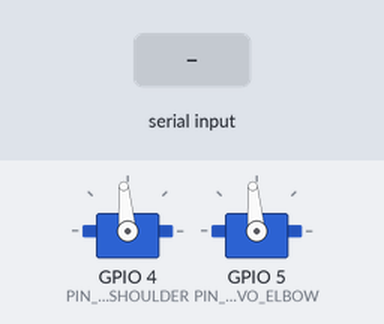
Bench run of a program on a simulated ESP32-S3. Parts: 2 × servo. The inputs (shaded band) are chosen by the test bench. Servo pulses on a pin are drawn as a servo (544–2400 µs = 0–180°); what the program prints to the serial monitor is not drawn.

Above: at 1.7 s.
1.8 s: "t" received over Serial
At 3.85 s:
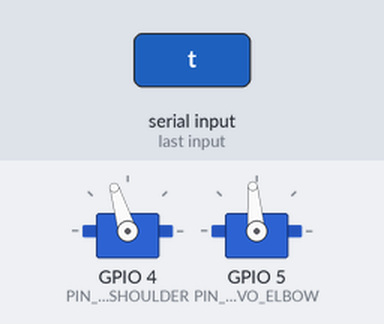
At 7.15 s:
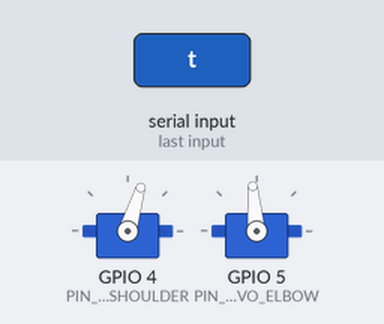
Timing chart, 0 to 8.8 s (numbered marks = the images above; inputs shaded):
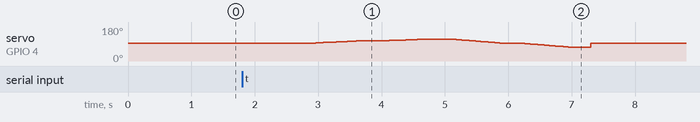

The program:

main.cpp
```cpp
// PTK7452MG servo test for the B-line adapter board.
//
// Signals:
//   shoulder -> GPIO4 (CH1)
//   elbow    -> GPIO5 (CH2)
// Servo V+ must be the 6 V rail; GND common with ESP32.
//
// Safety: boot outputs 1520 us (neutral) and waits. Nothing moves until you
// send a command. Commands (115200):
//   1 / 2    select shoulder / elbow
//   + / -    nudge selected by +10 / -10 us (range 1400..1640)
//   t        slow sweep selected: center -> +0.35 rad -> -0.35 rad -> center
//   c        center both
//   p        print state
//
// Monitor with DTR/RTS low to avoid reset spam:
//   pio device monitor --rts 0 --dtr 0 -b 115200 -p COMx

#include <Arduino.h>

#define PIN_SERVO_SHOULDER 4
#define PIN_SERVO_ELBOW 5

#if defined(ESP_ARDUINO_VERSION_MAJOR) && (ESP_ARDUINO_VERSION_MAJOR >= 3)
  #define SR_LEDC_NEW_API 1
#else
  #define SR_LEDC_NEW_API 0
#endif

static const int PINS[2] = {PIN_SERVO_SHOULDER, PIN_SERVO_ELBOW};
static const int CHANNELS[2] = {0, 1};
static const float CENTER_US[2] = {1520.0f, 1520.0f};
static const float US_PER_RAD = 636.62f;
// ESP32-S3 LEDC max resolution is 14 bits; 16 makes ledcAttach() fail.
#define SERVO_RES_BITS 14

static float targetRad[2] = {0.0f, 0.0f};
static float currentRad[2] = {0.0f, 0.0f};
static uint8_t selected = 0;

static float clampf(float x, float lo, float hi) {
  return x < lo ? lo : (x > hi ? hi : x);
}

static void writePulse(uint8_t i, float rad) {
  float us = CENTER_US[i] + rad * US_PER_RAD;
  us = clampf(us, 500.0f, 2500.0f);
  uint32_t duty = (uint32_t)(us / 20000.0f * (float)((1u << SERVO_RES_BITS) - 1u));
#if SR_LEDC_NEW_API
  ledcWrite(PINS[i], duty);
#else
  ledcWrite(CHANNELS[i], duty);
#endif
}

static void writeBoth() {
  writePulse(0, currentRad[0]);
  writePulse(1, currentRad[1]);
}

static void printState() {
  Serial.printf("CH1/shoulder target=%+.3f rad (%.0f us) current=%+.3f | "
                "CH2/elbow target=%+.3f rad (%.0f us) current=%+.3f | selected=CH%u\n",
                targetRad[0], CENTER_US[0] + targetRad[0] * US_PER_RAD, currentRad[0],
                targetRad[1], CENTER_US[1] + targetRad[1] * US_PER_RAD, currentRad[1],
                (unsigned)(selected + 1));
}

static void centerBoth() {
  targetRad[0] = targetRad[1] = 0.0f;
  currentRad[0] = currentRad[1] = 0.0f;
  writeBoth();
}

static void sweepSelected() {
  const float seq[5] = {0.0f, 0.20f, 0.35f, 0.0f, -0.35f};
  Serial.printf("sweep CH%u: center -> +0.35 -> -0.35 -> center (slow)\n",
                (unsigned)(selected + 1));
  for (int k = 0; k < 5; ++k) {
    float start = currentRad[selected];
    float end = seq[k];
    for (int step = 1; step <= 40; ++step) {
      currentRad[selected] = start + (end - start) * (step / 40.0f);
      writeBoth();
      delay(20);
    }
    delay(300);
  }
  currentRad[selected] = 0.0f;
  targetRad[selected] = 0.0f;
  writeBoth();
  Serial.println("sweep done");
}

void setup() {
  Serial.begin(115200);
  delay(500);
  Serial.println();
  Serial.println("PTK7452 servo test: shoulder=GPIO4(CH1), elbow=GPIO5(CH2)");
  Serial.println("Boot neutral 1520 us; nothing moves until a command.");
  for (int i = 0; i < 2; ++i) {
#if SR_LEDC_NEW_API
    if (!ledcAttach(PINS[i], 50, SERVO_RES_BITS)) {
      Serial.printf("ledcAttach failed on GPIO%d\n", PINS[i]);
    }
#else
    ledcSetup(CHANNELS[i], 50, SERVO_RES_BITS);
    ledcAttachPin(PINS[i], CHANNELS[i]);
#endif
  }
  centerBoth();
  printState();
  Serial.println("Commands: 1/2 select, +/- nudge 10us, t sweep, c center, p print");
}

void loop() {
  while (Serial.available() > 0) {
    char c = (char)Serial.read();
    if (c == '1') { selected = 0; printState(); }
    else if (c == '2') { selected = 1; printState(); }
    else if (c == '+') { targetRad[selected] += 10.0f / US_PER_RAD; }
    else if (c == '-') { targetRad[selected] -= 10.0f / US_PER_RAD; }
    else if (c == 'c') { centerBoth(); printState(); }
    else if (c == 'p') { printState(); }
    else if (c == 't') { sweepSelected(); printState(); }
    else continue;

    if (c == '+' || c == '-') {
      targetRad[selected] = clampf(targetRad[selected], -0.35f, 0.35f);
      currentRad[selected] = targetRad[selected];
      writeBoth();
      printState();
    }
  }
  delay(5);
}
```
